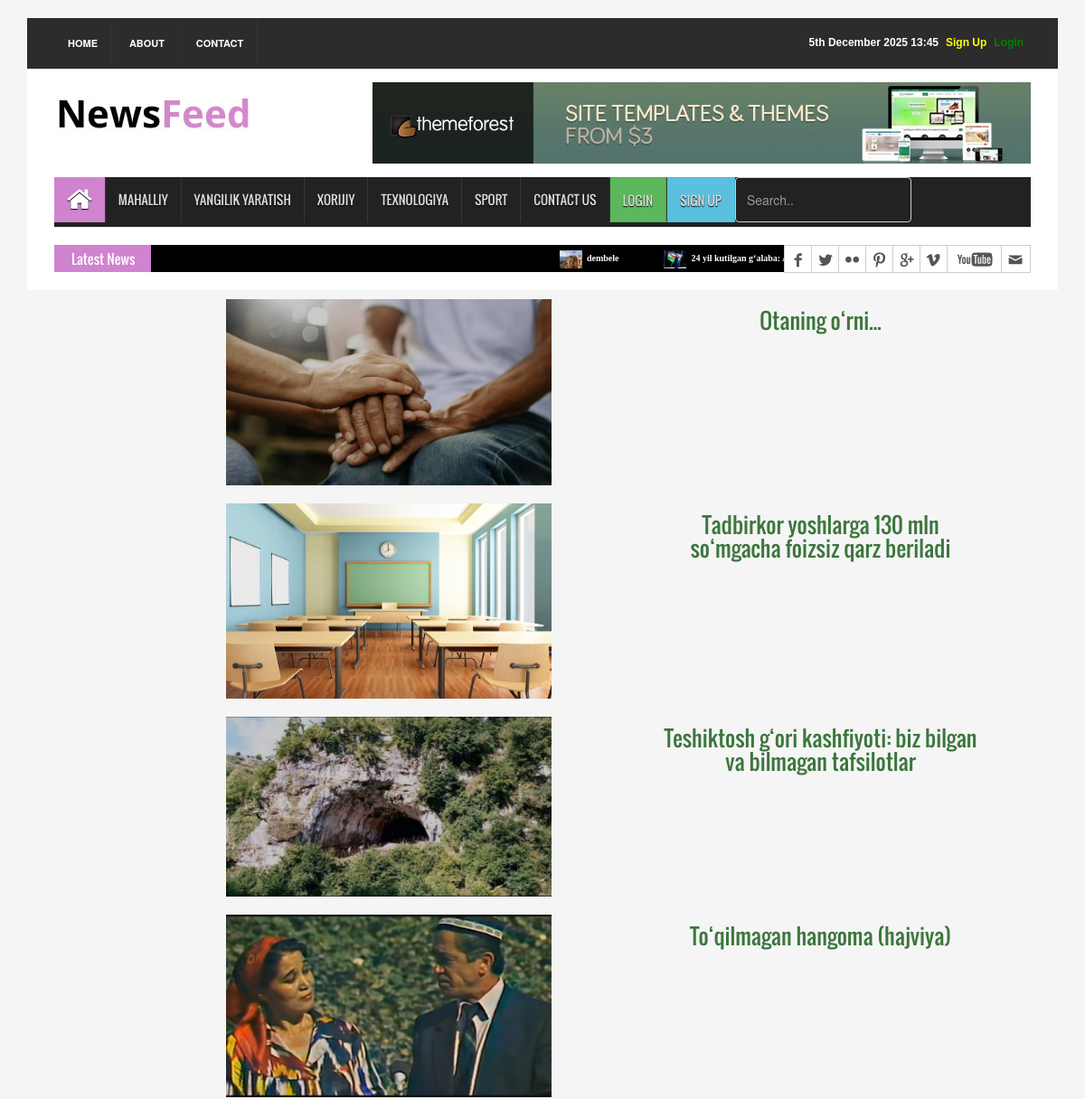
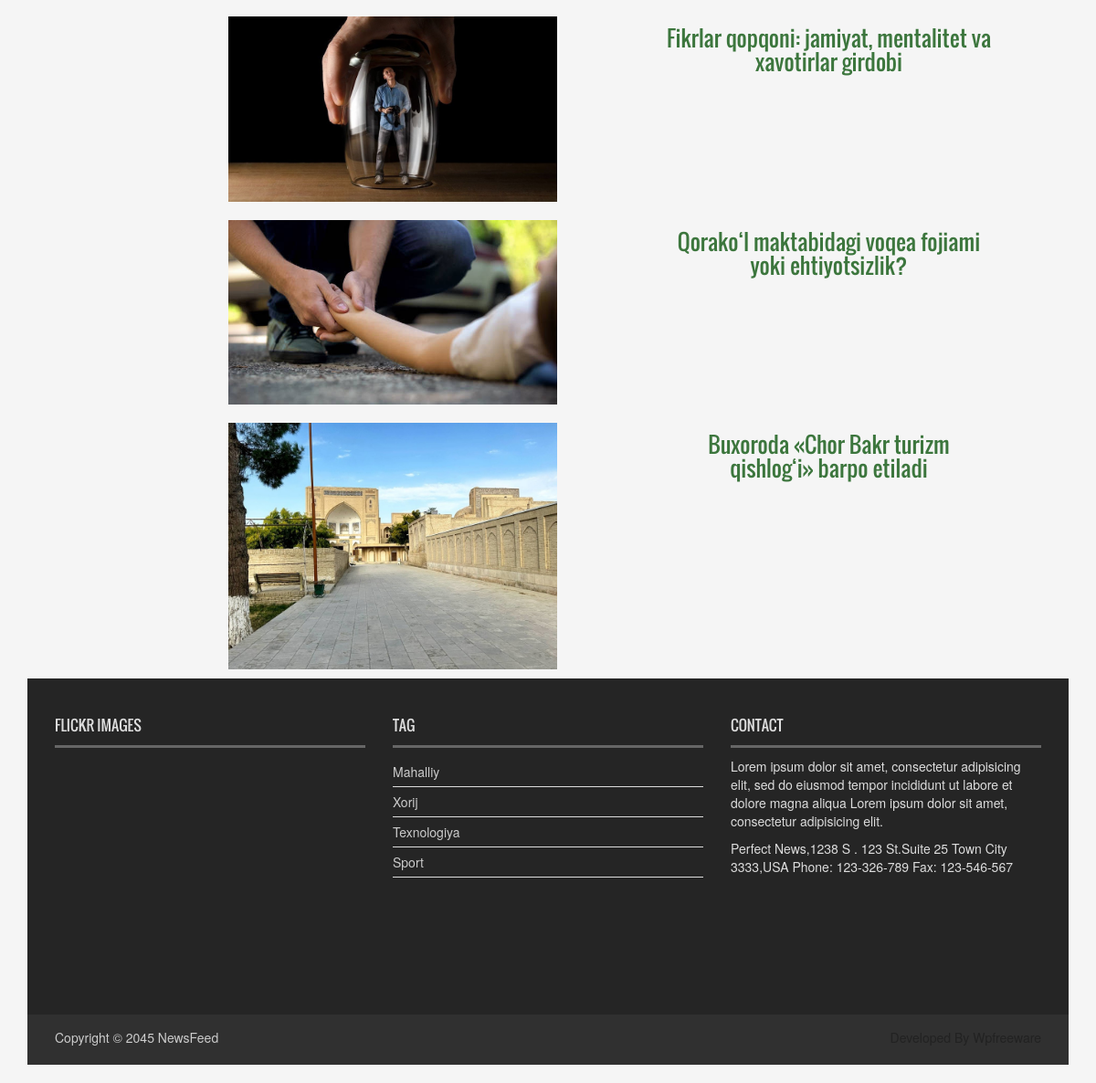
The app's page /local/ with its own data (2 pictures, top to bottom).
### news_app/models.py (models this page shows, shortened)
class News(models.Model):
    class Status(models.TextChoices):
        DRAFT = 'DF', 'draft'
        PUBLISHED = 'PB', 'published'
    title = models.CharField(max_length=250)
    slug = models.SlugField(max_length=250, unique=True)
    body = models.TextField()
    image = models.ImageField(null=True, blank=True, upload_to='news/images')
    category = models.ForeignKey('NewsCategory', on_delete=models.CASCADE)
    publish_time = models.DateTimeField(default=timezone.now)
    created_time = models.DateTimeField(auto_now_add=True)
    updated_time = models.DateTimeField(auto_now=True)
    status = models.CharField(max_length=2, choices=Status.choices, default=Status.DRAFT)
    objects = models.Manager() # default
    published = PublishedManager()
    class Meta:
        ordering = ['-publish_time']
    def get_absolute_url(self):
        return reverse('news_detail', kwargs={'slug': self.slug})

class NewsCategory(models.Model):
    name = models.CharField(max_length=150)

### news_app/views.py (the view)
# urls.py: path('local/', LocalNewsListView.as_view(), name='local_news_list'),
class LocalNewsListView(ListView):
    model = News
    context_object_name = 'local_news_list'
    template_name = 'local.html'
    def get_queryset(self):
        news = News.objects.all().filter(category__name='Mahalliy').order_by('-id')
        return news

### news_app/custom_context_processor.py (called while the page is built)
def latest_news(request):
    latest_news = News.objects.all().order_by('-id')[:10]
    categories = NewsCategory.objects.all()
    context = {
        'latest_news': latest_news,
        'categories': categories,
    }
    return context

### templates/local.html (shortened to what this page needs)
{% extends 'base.html' %}
{% load static %}
{% block content %}
    {% for news in local_news_list %}
        <div class="container">
            <div class="row">
                <div class="col-md-2"></div>
                <div class="col-md-4 p-5">
                    <a href="{{ news.get_absolute_url }}"><img style="margin: 1rem" src="{{ news.image.url }}" alt="{{ news.title }}" width="100%"></a>
                </div>
                <div class="col-md-1"></div>
                <div class="col-md-4 p-5">
                    <h3 class=" p-5 text-center">
                        <a class="text-success" href="{% url 'news_detail' news.slug %}">{{ news.title }}</a>
                    </h3>
                </div>
                <div class="col-md-1"></div>
            </div>
        </div>
    {% endfor %}
{% endblock content %}

### templates/base.html (shortened to what this page needs)
{% load static %}
<!DOCTYPE html>
<html>
<head>
<link rel="stylesheet" type="text/css" href="{% static 'css/bootstrap.min.css' %}">
<link rel="stylesheet" type="text/css" href="{% static 'css/font-awesome.min.css' %}">
<link rel="stylesheet" type="text/css" href="{% static 'css/animate.css' %}">
<link rel="stylesheet" type="text/css" href="{% static 'css/font.css' %}">
<link rel="stylesheet" type="text/css" href="{% static 'css/li-scroller.css' %}">
<link rel="stylesheet" type="text/css" href="{% static 'css/slick.css' %}">
<link rel="stylesheet" type="text/css" href="{% static 'css/jquery.fancybox.css' %}">
<link rel="stylesheet" type="text/css" href="{% static 'css/theme.css' %}">
<link rel="stylesheet" type="text/css" href="{% static 'css/style.css' %}">
</head>
<body>
<div class="container">
  <header id="header">
    <div class="row">
      <div class="col-lg-12 col-md-12 col-sm-12">
        <div class="header_top">
          <div class="header_top_left">
            <ul class="top_nav">
              <li><a href="{% url 'news_index_list' %}">Home</a></li>
              <li><a href="#">About</a></li>
              <li><a href="{% url 'contact' %}">Contact</a></li>
            </ul>
          </div>
          <div class="header_top_right">
              {% if request.user.is_authenticated %}
                  <p><a href="{% url 'logout' %}" class="text-primary">Log Out</a></p>
                  <p><a href="{% url 'user_profile' %}" style="color: green">My Profile</a></p>
              {% else %}
                  <p><a href="{% url 'login' %}" style="color: green">Login</a></p>
                  <p><a href="{% url 'signup' %}" style="color: yellow">Sign Up</a></p>
              {% endif %}
            <p>{% now 'jS F Y H:i' %}</p>
          </div>
        </div>
      </div>
      <div class="col-lg-12 col-md-12 col-sm-12">
        <div class="header_bottom">
          <div class="logo_area"><a href="{% url 'news_index_list' %}" class="logo"><img src="{% static 'images/logo.jpg' %}" alt=""></a></div>
          <div class="add_banner"><a href="#"><img src="{% static 'images/addbanner_728x90_V1.jpg' %}" alt=""></a></div>
        </div>
      </div>
    </div>
  </header>
  <section id="navArea">
    <nav class="navbar navbar-inverse" role="navigation">
      <div id="navbar" class="navbar-collapse collapse">
        <ul class="nav navbar-nav main_nav ">
          <li class="active"><a href="{% url 'news_index_list' %}"><span class="fa fa-home desktop-home"></span><span class="mobile-show">Home</span></a></li>
          <li><a href="{% url 'local_news_list' %}">Mahalliy</a></li>
          <li><a href="{% url 'news_create' %}">Yangilik yaratish</a></li>
          <li><a href="{% url 'foreign_news_list' %}">Xorijiy</a></li>
          <li><a href="{% url 'tech_news_list' %}">Texnologiya</a></li>
          <li><a href="{% url 'sport_news_list' %}">Sport</a></li>
          <li><a href="{% url 'contact' %}">Contact Us</a></li>
           {% if user.is_authenticated %}
          <li>
              <form action="{% url 'logout' %}" method="post" style="height: 50px;">
                {% csrf_token %}
                <button type="submit" style="height: 100%" class="btn btn-warning p-0">Log Out</button>
              </form>
          </li>
          {% else %}
              <li><a class="btn btn-success p-0" href="{% url 'login' %}">Login</a></li>
               <li><a href="{% url 'signup' %}" class="btn btn-info">Sign Up</a></li>
          {% endif %}
        <li class="" style="height: 50px">
            <form action="{% url 'search_news_list' %}" method="get" style="height: 50px;">
                <input type="search" name="q" placeholder="Search.." class="form-control" style="height: 50px;;background-color: transparent">
            </form>
        </li>
        </ul>
      </div>
    </nav>
  </section>
  <section id="newsSection">
    <div class="row">
      <div class="col-lg-12 col-md-12">
        <div class="latest_newsarea"> <span>Latest News</span>
          <ul id="ticker01" class="news_sticker">
              {% for news in latest_news %}
                <li><a href="{{ news.get_absolute_url }}"><img src="{{ news.image.url }}" alt="">{{ news.title }}</a></li>
              {% endfor %}
          </ul>
          <div class="social_area">
            <ul class="social_nav">
              <li class="facebook"><a href="#"></a></li>
              <li class="twitter"><a href="#"></a></li>
              <li class="flickr"><a href="#"></a></li>
              <li class="pinterest"><a href="#"></a></li>
              <li class="googleplus"><a href="#"></a></li>
              <li class="vimeo"><a href="#"></a></li>
              <li class="youtube"><a href="#"></a></li>
              <li class="mail"><a href="#"></a></li>
            </ul>
          </div>
        </div>
      </div>
    </div>
  </section>
  {% block content %}
  {% endblock content %}
  <footer id="footer">
    <div class="footer_top">
      <div class="row">
        <div class="col-lg-4 col-md-4 col-sm-4">
          <div class="footer_widget wow fadeInLeftBig">
            <h2>Flickr Images</h2>
          </div>
        </div>
        <div class="col-lg-4 col-md-4 col-sm-4">
          <div class="footer_widget wow fadeInDown">
            <h2>Tag</h2>
            <ul class="tag_nav">
                {% for category in categories %}
              <li><a href="#">{{ category.name }}</a></li>
                {% endfor %}
            </ul>
          </div>
        </div>
        <div class="col-lg-4 col-md-4 col-sm-4">
          <div class="footer_widget wow fadeInRightBig">
            <h2>Contact</h2>
            <p>Lorem ipsum dolor sit amet, consectetur adipisicing elit, sed do eiusmod tempor incididunt ut labore et dolore magna aliqua Lorem ipsum dolor sit amet, consectetur adipisicing elit.</p>
            <address>
            Perfect News,1238 S . 123 St.Suite 25 Town City 3333,USA Phone: 123-326-789 Fax: 123-546-567
            </address>
          </div>
        </div>
      </div>
    </div>
    <div class="footer_bottom">
      <p class="copyright">Copyright &copy; 2045 <a href="{% url 'news_index_list' %}">NewsFeed</a></p>
      <p class="developer">Developed By Wpfreeware</p>
    </div>
  </footer>
</div>
</body>
</html>

### static/css/li-scroller.css (style rules this page uses)
ul.newsticker { position:relative; left:750px; font:bold 10px Verdana; list-style-type:none; margin:0; padding:0 }
ul.newsticker li { float:left; margin:0; padding:0 }
ul.newsticker a { white-space:nowrap; padding:0; color:#fff; margin:0 50px 0 0 }
ul.newsticker a > img { height:20px; margin-right:5px; width:25px }

### static/css/theme.css (style rules this page uses)
.navbar-inverse .navbar-nav > .active > a, .navbar-inverse .navbar-nav > .active > a:hover, .navbar-inverse .navbar-nav > .active > a:focus { background-color:#d083cf }
.latest_newsarea span { background:none repeat scroll 0 0 #d083cf }

### records on screen
News: image (picture), title "dembele"
News: image (picture), title "24 yil kutilgan g‘alaba:…"
News: image (picture), title "Otaning o‘rni..."
News: image (picture), title "Tadbirkor yoshlarga 130 mln so‘mgacha foizsiz qarz beriladi"
News: image (picture), title "Teshiktosh g‘ori kashfiyoti: biz bilgan va bilmagan tafsilotlar"
News: image (picture), title "To‘qilmagan hangoma (hajviya)"
News: image (picture), title "Fikrlar qopqoni: jamiyat, mentalitet va xavotirlar girdobi"
News: image (picture), title "Qorako‘l maktabidagi voqea fojiami yoki ehtiyotsizlik?"
News: image (picture), title "Buxoroda «Chor Bakr turizm qishlog‘i» barpo etiladi"
NewsCategory: name "Mahalliy"
NewsCategory: name "Xorij"
NewsCategory: name "Texnologiya"
NewsCategory: name "Sport"
